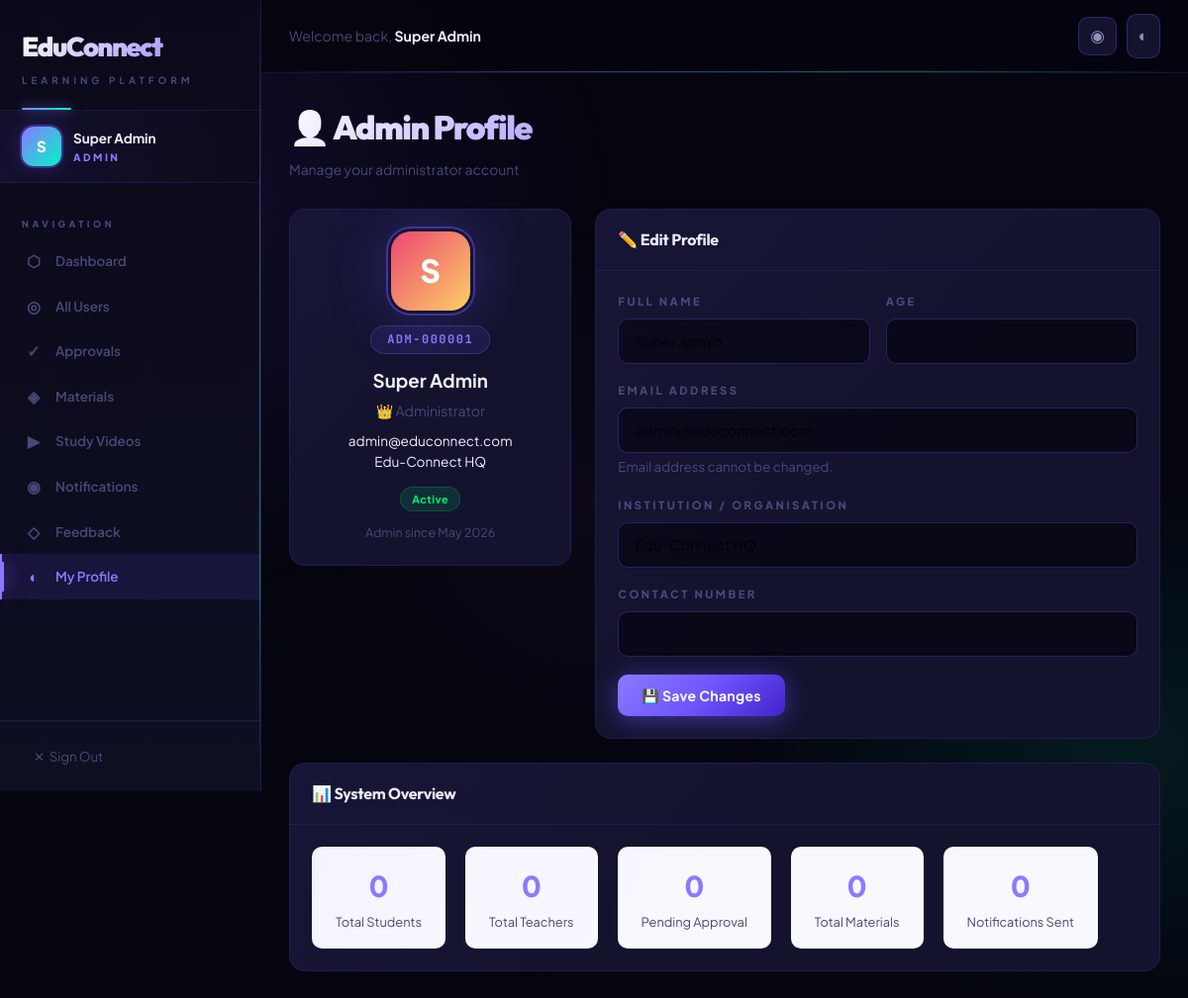
Screenshot of /presentation/admin/profile.php (signed in) with the database file from the repository.
### tables this page shows
CREATE TABLE IF NOT EXISTS users (
    user_id INT AUTO_INCREMENT PRIMARY KEY,
    unique_id VARCHAR(20) NOT NULL UNIQUE,
    name VARCHAR(100) NOT NULL,
    email VARCHAR(150) NOT NULL UNIQUE,
    password VARCHAR(255) NOT NULL,
    role ENUM('student','teacher','admin') NOT NULL DEFAULT 'student',
    college_name VARCHAR(200),
    contact_number VARCHAR(15),
    age INT,
    is_approved ENUM('pending','approved','rejected') DEFAULT 'pending',
    profile_photo VARCHAR(255) DEFAULT NULL,
    created_at TIMESTAMP DEFAULT CURRENT_TIMESTAMP,
    updated_at TIMESTAMP DEFAULT CURRENT_TIMESTAMP ON UPDATE CURRENT_TIMESTAMP
);

### application/config.php (called while the page is built, shortened)
<?php
function getCurrentUser() {
    $db = getDB();
    $stmt = $db->prepare("SELECT * FROM users WHERE user_id = ?");
    $stmt->bind_param("i", $_SESSION['user_id']);
    $stmt->execute();
    return $stmt->get_result()->fetch_assoc();
}
?>

### presentation/admin/profile.php (the view, shortened to what this page needs)
<?php
require_once __DIR__ . '/../../application/config.php';
require_once __DIR__ . '/../layout.php';
$db   = getDB();
$user = getCurrentUser();
renderHead('Admin Profile');
renderSidebar('profile');
$init = strtoupper(substr($user['name'], 0, 1));
?>
<div class="page-header">
  <h1>👤 Admin Profile</h1>
  <p>Manage your administrator account</p>
</div>
<div style="display:grid;grid-template-columns:1fr 2fr;gap:24px;align-items:start;" class="profile-grid">
  <div class="card">
    <div class="card-body" style="text-align:center;">
      <div class="profile-photo" style="background:linear-gradient(135deg,#ef476f,#ffd166);"><?= $init ?></div>
      <div class="uid-badge"><?= htmlspecialchars($user['unique_id']) ?></div>
      <h3 style="margin-bottom:4px;"><?= htmlspecialchars($user['name']) ?></h3>
      <p style="color:var(--tx3);font-size:0.88rem;">👑 Administrator</p>
      <p style="font-size:0.85rem;margin-top:8px;"><?= htmlspecialchars($user['email']) ?></p>
      <p style="font-size:0.85rem;"><?= htmlspecialchars($user['college_name'] ?? '-') ?></p>
      <div style="margin-top:12px;">
        <span class="badge badge-success">Active</span>
      </div>
      <p style="font-size:0.78rem;color:var(--tx3);margin-top:12px;">
        Admin since <?= date('M Y', strtotime($user['created_at'])) ?>
      </p>
    </div>
  </div>
  <div class="card">
    <div class="card-header"><h3>✏️ Edit Profile</h3></div>
    <div class="card-body">
      <form method="POST" action="<?= BASE_URL ?>/application/profile.php">
        <div class="form-row">
          <div class="form-group">
            <label>Full Name</label>
            <input type="text" class="form-control" name="name"
                   value="<?= htmlspecialchars($user['name']) ?>" required>
          </div>
          <div class="form-group">
            <label>Age</label>
            <input type="number" class="form-control" name="age"
                   value="<?= htmlspecialchars($user['age'] ?? '') ?>" min="18" max="100">
          </div>
        </div>
        <div class="form-group">
          <label>Email Address</label>
          <input type="email" class="form-control"
                 value="<?= htmlspecialchars($user['email']) ?>" disabled
                 title="Email cannot be changed">
          <small style="color:var(--tx3);">Email address cannot be changed.</small>
        </div>
        <div class="form-group">
          <label>Institution / Organisation</label>
          <input type="text" class="form-control" name="college_name"
                 value="<?= htmlspecialchars($user['college_name'] ?? '') ?>">
        </div>
        <div class="form-group">
          <label>Contact Number</label>
          <input type="tel" class="form-control" name="contact_number"
                 value="<?= htmlspecialchars($user['contact_number'] ?? '') ?>">
        </div>
        <button type="submit" class="btn btn-primary">💾 Save Changes</button>
      </form>
    </div>
  </div>
</div>
<div class="card" style="margin-top:24px;">
  <div class="card-header"><h3>📊 System Overview</h3></div>
  <div class="card-body">
    <?php
    $stats = [
      'Total Students'  => $db->query("SELECT COUNT(*) as c FROM users WHERE role='student'")->fetch_assoc()['c'],
      'Total Teachers'  => $db->query("SELECT COUNT(*) as c FROM users WHERE role='teacher'")->fetch_assoc()['c'],
      'Pending Approval'=> $db->query("SELECT COUNT(*) as c FROM users WHERE is_approved='pending' AND role!='admin'")->fetch_assoc()['c'],
      'Total Materials' => $db->query("SELECT COUNT(*) as c FROM materials")->fetch_assoc()['c'],
      'Notifications Sent' => $db->query("SELECT COUNT(*) as c FROM notifications")->fetch_assoc()['c'],
    ];
    ?>
    <div style="display:flex;flex-wrap:wrap;gap:20px;">
      <?php foreach ($stats as $label => $value): ?>
      <div style="background:#f8f9ff;border-radius:10px;padding:16px 24px;text-align:center;min-width:130px;">
        <div style="font-size:1.8rem;font-weight:800;color:var(--vb);"><?= $value ?></div>
        <div style="font-size:0.8rem;color:var(--tx3);margin-top:4px;"><?= $label ?></div>
      </div>
      <?php endforeach; ?>
    </div>
  </div>
</div>
<?php renderFooter(); ?>

### presentation/layout.php (shortened to what this page needs)
<?php
function renderHead($title = 'Edu-Connect') {
    $base = BASE_URL;
    echo <<<HTML
<!DOCTYPE html>
<html lang="en">
<head>
<meta charset="UTF-8">
<meta name="viewport" content="width=device-width,initial-scale=1.0">
<title>$title | Edu-Connect</title>
<link rel="stylesheet" href="{$base}/presentation/css/style.css">
<script>window.__baseUrl='{$base}';</script>
</head>
<body>
HTML;
}
function renderSidebar($activeMenu = '') {
    $role = $_SESSION['role'];
    $name = $_SESSION['name'];
    $base = BASE_URL;
    $init = strtoupper(substr($name, 0, 1));
    $db       = getDB();
    $uid_int  = (int)$_SESSION['user_id'];
    $photoRow = $db->query("SELECT profile_photo FROM users WHERE user_id=$uid_int")->fetch_assoc();
    $photo    = $photoRow['profile_photo'] ?? null;
    $hasPhoto = $photo && file_exists(BASE_PATH . '/' . $photo);
    $navItems = [];
    if ($role === 'student') {
        $navItems = [
            ['url'=>"$base/presentation/student/dashboard.php",    'icon'=>'⬡', 'label'=>'Dashboard',    'key'=>'dashboard'],
            ['url'=>"$base/presentation/student/materials.php",    'icon'=>'◈', 'label'=>'Materials',    'key'=>'materials'],
            ['url'=>"$base/presentation/videos.php",               'icon'=>'▶', 'label'=>'Study Videos', 'key'=>'videos'],
            ['url'=>"$base/presentation/search.php",               'icon'=>'◎', 'label'=>'Find People',  'key'=>'search'],
            ['url'=>"$base/presentation/student/notifications.php",'icon'=>'◉', 'label'=>'Notifications','key'=>'notifications'],
            ['url'=>"$base/presentation/feedback.php",             'icon'=>'◇', 'label'=>'Feedback',     'key'=>'feedback'],
            ['url'=>"$base/presentation/student/profile.php",      'icon'=>'◐', 'label'=>'My Profile',   'key'=>'profile'],
        ];
    } elseif ($role === 'admin') {
        $navItems = [
            ['url'=>"$base/presentation/admin/dashboard.php",    'icon'=>'⬡', 'label'=>'Dashboard',    'key'=>'dashboard'],
            ['url'=>"$base/presentation/admin/users.php",        'icon'=>'◎', 'label'=>'All Users',    'key'=>'users'],
            ['url'=>"$base/presentation/admin/approvals.php",    'icon'=>'✓', 'label'=>'Approvals',    'key'=>'approvals'],
            ['url'=>"$base/presentation/admin/materials.php",    'icon'=>'◈', 'label'=>'Materials',    'key'=>'materials'],
            ['url'=>"$base/presentation/videos.php",             'icon'=>'▶', 'label'=>'Study Videos', 'key'=>'videos'],
            ['url'=>"$base/presentation/admin/notifications.php",'icon'=>'◉', 'label'=>'Notifications','key'=>'notifications'],
            ['url'=>"$base/presentation/feedback.php",           'icon'=>'◇', 'label'=>'Feedback',     'key'=>'feedback'],
            ['url'=>"$base/presentation/admin/profile.php",      'icon'=>'◐', 'label'=>'My Profile',   'key'=>'profile'],
        ];
    }
    $unread    = getUnreadNotifications($_SESSION['user_id'], $role);
    $badgeHtml = $unread > 0 ? "<span class='notif-badge'>$unread</span>" : '';
    if ($hasPhoto) {
        $photoUrl   = $base . '/' . htmlspecialchars($photo, ENT_QUOTES);
        $avatarHtml = "<img src='$photoUrl' alt='$name' style='width:100%;height:100%;object-fit:cover;border-radius:12px'>";
    } else {
        $avatarHtml = $init;
    }
    echo <<<HTML
<div class="sidebar-overlay" id="sidebarOverlay"></div>
<div class="layout">
  <aside class="sidebar" id="sidebar">
    <div class="sidebar-logo">
      <h2>EduConnect</h2>
      <p>Learning Platform</p>
    </div>
    <div class="sidebar-user">
      <div class="user-avatar" style="overflow:hidden">$avatarHtml</div>
      <div class="user-info">
        <div class="user-name">$name</div>
        <div class="user-role">$role</div>
      </div>
    </div>
    <nav class="sidebar-nav">
      <div class="nav-section"><span>Navigation</span></div>
      <ul>
HTML;
    foreach ($navItems as $item) {
        $active = ($activeMenu === $item['key']) ? 'active' : '';
        $badge  = ($item['key'] === 'notifications' && $unread > 0)
                  ? "<span class='nav-badge'>$unread</span>" : '';
        echo "<li class='nav-item'><a href='{$item['url']}' class='$active'>"
           . "<span class='icon'>{$item['icon']}</span> {$item['label']}$badge</a></li>\n";
    }
    if ($hasPhoto) {
        $photoUrl = $base . '/' . htmlspecialchars($photo, ENT_QUOTES);
        $profileBtn = "<a href='{$base}/presentation/{$role}/profile.php' class='notif-btn' title='Profile' style='text-decoration:none;padding:4px;'>"
                    . "<img src='$photoUrl' style='width:28px;height:28px;border-radius:8px;object-fit:cover;display:block'></a>";
    } else {
        $profileBtn = "<a href='{$base}/presentation/{$role}/profile.php' class='notif-btn' title='Profile' style='text-decoration:none;'>◐</a>";
    }
    echo <<<HTML
      </ul>
    </nav>
    <div class="sidebar-footer">
      <a href="{$base}/application/auth.php?action=logout">✕ &nbsp;Sign Out</a>
    </div>
  </aside>
  <div class="main-content">
    <header class="topbar">
      <button class="menu-toggle" id="menuToggle">☰</button>
      <div class="topbar-title">Welcome back, <strong>$name</strong></div>
      <div class="topbar-right">
        <button class="notif-btn" title="Notifications" onclick="location.href='{$base}/presentation/{$role}/notifications.php'">
          ◉
          $badgeHtml
        </button>
        $profileBtn
      </div>
    </header>
    <div class="page-content">
HTML;
}
function renderFooter() {
    $base = BASE_URL;
    echo <<<HTML
    </div>
  </div>
</div>
<script src="{$base}/presentation/js/main.js"></script>
</body>
</html>
HTML;
}
?>

### rows the page displays
users: name "S", unique "ADM-000001", name "Super Admin", email "admin@educonnect.com", college_name "Edu-Connect HQ", created_at "May 2026"

### other values shown
$avatarHtml "S"
$name "Super Admin"
$role "ADMIN"
$item['icon'] "⬡"
$item['label'] "Dashboard"
$item['icon'] "◎"
$item['label'] "All Users"
$item['icon'] "✓"
$item['label'] "Approvals"
$item['icon'] "◈"
$item['label'] "Materials"
$item['icon'] "▶"
$item['label'] "Study Videos"
$item['icon'] "◉"
$item['label'] "Notifications"
